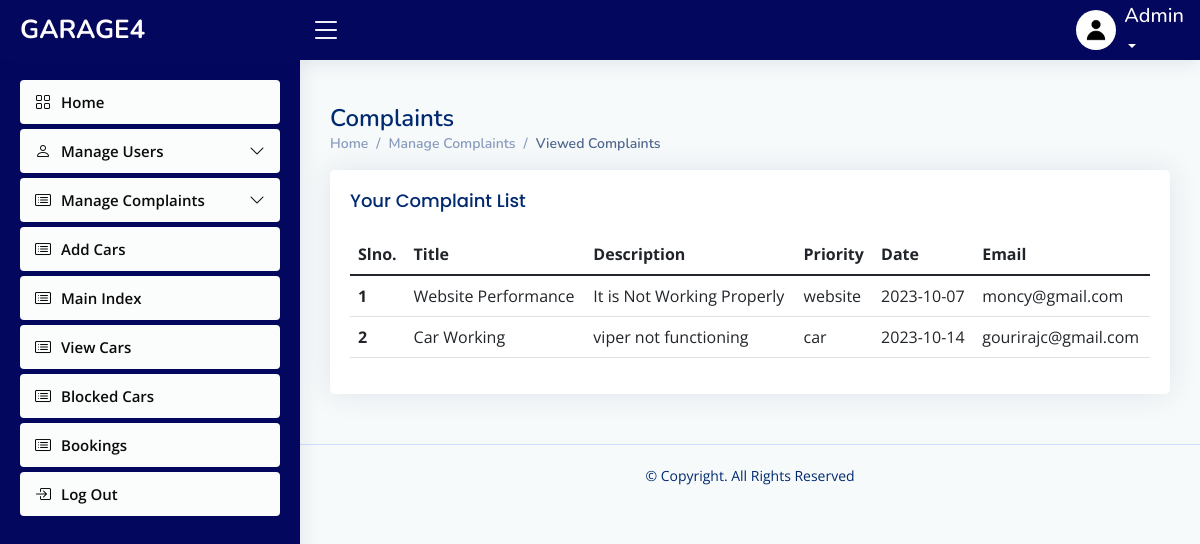
Page /admin/viewedcomplaint.php on the earlier database version.
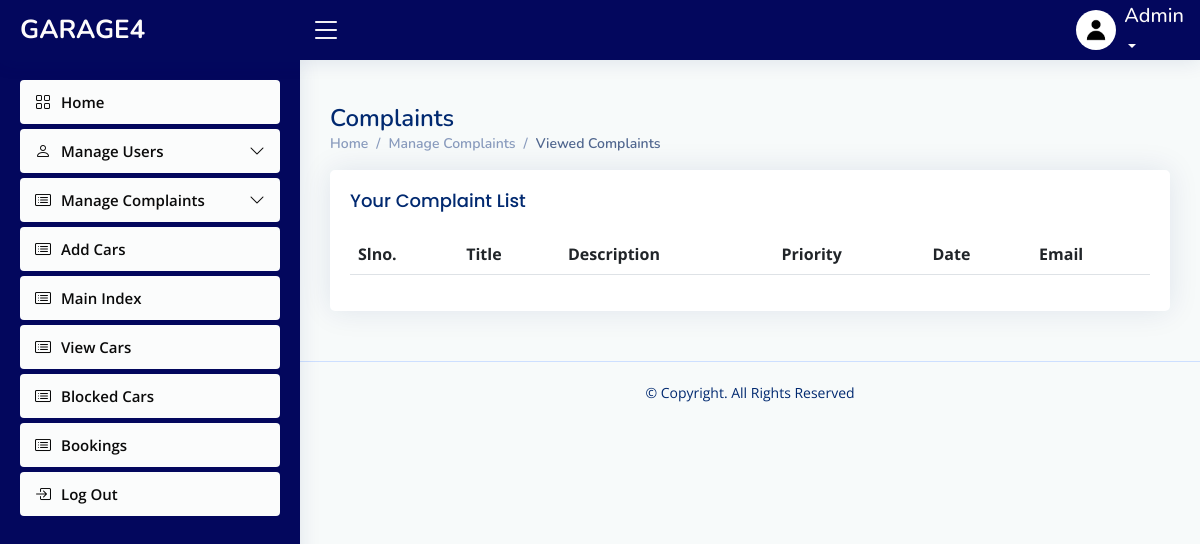
Same page on the later database version.
### tables this page shows
CREATE TABLE `complaint` (
  `complaint_id` int(30) NOT NULL,
  `title` varchar(40) NOT NULL,
  `description` varchar(200) NOT NULL,
  `type` varchar(10) NOT NULL,
  `date` date NOT NULL,
  `email_id` varchar(50) NOT NULL,
  `reply` varchar(10) NOT NULL,
  `message` varchar(60) NOT NULL
);

### connect.php (called while the page is built, shortened)
<?php
$dbname="garage4";
$conn=mysqli_connect("localhost","root","",$dbname);
function select_data($sql)
{
  global $conn;
  $res = mysqli_query($conn, $sql);
  if ($res)
    return $res;
  else
    return False;
}
?>

### admin/viewedcomplaint.php (the view, shortened to what this page needs)
<?php
include("header.php");
?>
  <main id="main" class="main">
    <div class="pagetitle">
      <h1>Complaints</h1>
      <nav>
        <ol class="breadcrumb">
        <li class="breadcrumb-item"><a href="activeuser.php">Home</a></li>
          <li class="breadcrumb-item">Manage Complaints</a></li>
          <li class="breadcrumb-item active">Viewed Complaints</li>
        </ol>
      </nav>
    </div>
    <div class="card">
          <div class="card-body">
            <h5 class="card-title">
            Your Complaint List
            </h5>
    <section class="section dashboard">
      <div class="row">
      <section class="section">
      <div class="row">
        <div class="col-lg-12">
              <table class="table datatable">
                <thead>
                  <tr>
                    <th scope="col">Slno.</th>
                    <th scope="col">Title</th>
                    <th scope="col">Description</th>
                    <th scope="col">Priority</th>
                    <th scope="col">Date</th>
                    <th scope="col">Email</th>
                  </tr>
                </thead>
                <tbody>
                <?php
               $sql = "SELECT * FROM complaint where  reply='1' ";
                $data=select_data($sql);
                $n=1;
                while ($row = mysqli_fetch_assoc($data)) {
                  ?>
                  <tr>
                  <th scope='row'><?php echo $n++; ?></th>
                 <td><?php echo  $row['title'] ?></td>
                 <td> <?php echo $row['description'] ?></td>
                 <td><?php echo $row['type'] ?></td>
                 <td><?php echo $row['date']?></td>
                 <td> <?php echo $row['email_id']  ?></td>
                  <?php
                  }
                  ?>
                </tbody>
              </table>
            </div>
          </div>
        </div>
      </div>
  </main>

Differences in the rows shown:
removed complaint: title "Website Performance", description "It is Not Working Properly", type "website", date "2023-10-07", email "moncy@gmail.com"
removed complaint: title "Car Working", description "viper not functioning", type "car", date "2023-10-14", email "gourirajc@gmail.com"
